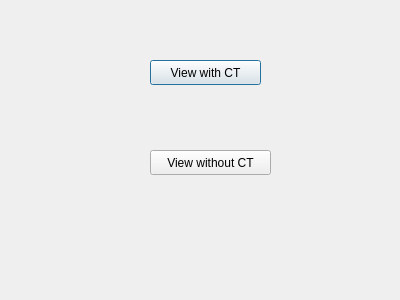
<?xml version="1.0" encoding="UTF-8"?>
<ui version="4.0">
 <class>SydCTWindow</class>
 <widget class="QDialog" name="SydCTWindow">
  <property name="geometry">
   <rect>
    <x>0</x>
    <y>0</y>
    <width>400</width>
    <height>300</height>
   </rect>
  </property>
  <property name="windowTitle">
   <string>CTWindow</string>
  </property>
  <widget class="QPushButton" name="button_ct_on">
   <property name="geometry">
    <rect>
     <x>150</x>
     <y>60</y>
     <width>111</width>
     <height>25</height>
    </rect>
   </property>
   <property name="text">
    <string>View with CT</string>
   </property>
  </widget>
  <widget class="QPushButton" name="button_ct_off">
   <property name="geometry">
    <rect>
     <x>150</x>
     <y>150</y>
     <width>121</width>
     <height>25</height>
    </rect>
   </property>
   <property name="text">
    <string>View without CT</string>
   </property>
  </widget>
 </widget>
 <resources/>
 <connections/>
</ui>
